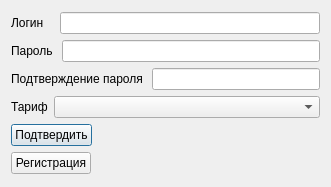
<?xml version="1.0" encoding="UTF-8"?>
<ui version="4.0">
 <class>AuthorizationWindow</class>
 <widget class="QDialog" name="AuthorizationWindow">
  <property name="geometry">
   <rect>
    <x>0</x>
    <y>0</y>
    <width>331</width>
    <height>187</height>
   </rect>
  </property>
  <property name="sizePolicy">
   <sizepolicy hsizetype="Fixed" vsizetype="Fixed">
    <horstretch>0</horstretch>
    <verstretch>0</verstretch>
   </sizepolicy>
  </property>
  <property name="minimumSize">
   <size>
    <width>331</width>
    <height>163</height>
   </size>
  </property>
  <property name="windowTitle">
   <string>Авторизация</string>
  </property>
  <layout class="QVBoxLayout" name="verticalLayout">
   <item>
    <layout class="QVBoxLayout" name="mainLayout">
     <item>
      <layout class="QHBoxLayout" name="loginLayout">
       <item>
        <widget class="QLabel" name="loginLabel">
         <property name="sizePolicy">
          <sizepolicy hsizetype="Fixed" vsizetype="Minimum">
           <horstretch>0</horstretch>
           <verstretch>0</verstretch>
          </sizepolicy>
         </property>
         <property name="text">
          <string>Логин</string>
         </property>
        </widget>
       </item>
       <item>
        <spacer name="horizontalSpacer">
         <property name="orientation">
          <enum>Qt::Horizontal</enum>
         </property>
         <property name="sizeType">
          <enum>QSizePolicy::Preferred</enum>
         </property>
         <property name="sizeHint" stdset="0">
          <size>
           <width>10</width>
           <height>20</height>
          </size>
         </property>
        </spacer>
       </item>
       <item>
        <widget class="QLineEdit" name="loginEdit">
         <property name="inputMethodHints">
          <set>Qt::ImhLatinOnly</set>
         </property>
        </widget>
       </item>
      </layout>
     </item>
     <item>
      <layout class="QHBoxLayout" name="passwordLayout">
       <item>
        <widget class="QLabel" name="passwordLabel">
         <property name="sizePolicy">
          <sizepolicy hsizetype="Fixed" vsizetype="Minimum">
           <horstretch>0</horstretch>
           <verstretch>0</verstretch>
          </sizepolicy>
         </property>
         <property name="text">
          <string>Пароль</string>
         </property>
        </widget>
       </item>
       <item>
        <spacer name="horizontalSpacer_2">
         <property name="orientation">
          <enum>Qt::Horizontal</enum>
         </property>
         <property name="sizeType">
          <enum>QSizePolicy::Preferred</enum>
         </property>
         <property name="sizeHint" stdset="0">
          <size>
           <width>3</width>
           <height>20</height>
          </size>
         </property>
        </spacer>
       </item>
       <item>
        <widget class="QLineEdit" name="passwordEdit">
         <property name="inputMethodHints">
          <set>Qt::ImhHiddenText|Qt::ImhLatinOnly|Qt::ImhNoAutoUppercase|Qt::ImhNoPredictiveText|Qt::ImhSensitiveData</set>
         </property>
         <property name="maxLength">
          <number>16</number>
         </property>
         <property name="echoMode">
          <enum>QLineEdit::Password</enum>
         </property>
        </widget>
       </item>
      </layout>
     </item>
     <item>
      <layout class="QHBoxLayout" name="horizontalLayout">
       <item>
        <widget class="QLabel" name="passwordConfirmLabel">
         <property name="sizePolicy">
          <sizepolicy hsizetype="Fixed" vsizetype="Minimum">
           <horstretch>0</horstretch>
           <verstretch>0</verstretch>
          </sizepolicy>
         </property>
         <property name="text">
          <string>Подтверждение пароля</string>
         </property>
        </widget>
       </item>
       <item>
        <spacer name="horizontalSpacer_3">
         <property name="orientation">
          <enum>Qt::Horizontal</enum>
         </property>
         <property name="sizeType">
          <enum>QSizePolicy::Preferred</enum>
         </property>
         <property name="sizeHint" stdset="0">
          <size>
           <width>3</width>
           <height>20</height>
          </size>
         </property>
        </spacer>
       </item>
       <item>
        <widget class="QLineEdit" name="passwordConfirmEdit">
         <property name="inputMethodHints">
          <set>Qt::ImhHiddenText|Qt::ImhLatinOnly|Qt::ImhNoAutoUppercase|Qt::ImhNoPredictiveText|Qt::ImhSensitiveData</set>
         </property>
         <property name="maxLength">
          <number>16</number>
         </property>
         <property name="echoMode">
          <enum>QLineEdit::Password</enum>
         </property>
        </widget>
       </item>
      </layout>
     </item>
     <item>
      <layout class="QHBoxLayout" name="horizontalLayout_2">
       <item>
        <widget class="QLabel" name="tariffLabel">
         <property name="sizePolicy">
          <sizepolicy hsizetype="Fixed" vsizetype="Minimum">
           <horstretch>0</horstretch>
           <verstretch>0</verstretch>
          </sizepolicy>
         </property>
         <property name="text">
          <string>Тариф</string>
         </property>
        </widget>
       </item>
       <item>
        <spacer name="horizontalSpacer_4">
         <property name="orientation">
          <enum>Qt::Horizontal</enum>
         </property>
         <property name="sizeType">
          <enum>QSizePolicy::Preferred</enum>
         </property>
         <property name="sizeHint" stdset="0">
          <size>
           <width>0</width>
           <height>0</height>
          </size>
         </property>
        </spacer>
       </item>
       <item>
        <widget class="QComboBox" name="tariffComboBox"/>
       </item>
      </layout>
     </item>
     <item>
      <layout class="QVBoxLayout" name="buttonsLayout">
       <item>
        <widget class="QPushButton" name="confirmButton">
         <property name="sizePolicy">
          <sizepolicy hsizetype="Fixed" vsizetype="Fixed">
           <horstretch>0</horstretch>
           <verstretch>0</verstretch>
          </sizepolicy>
         </property>
         <property name="text">
          <string>Подтвердить</string>
         </property>
        </widget>
       </item>
       <item>
        <widget class="QPushButton" name="registrationButton">
         <property name="sizePolicy">
          <sizepolicy hsizetype="Fixed" vsizetype="Fixed">
           <horstretch>0</horstretch>
           <verstretch>0</verstretch>
          </sizepolicy>
         </property>
         <property name="text">
          <string>Регистрация</string>
         </property>
        </widget>
       </item>
      </layout>
     </item>
    </layout>
   </item>
  </layout>
 </widget>
 <resources/>
 <connections/>
</ui>
